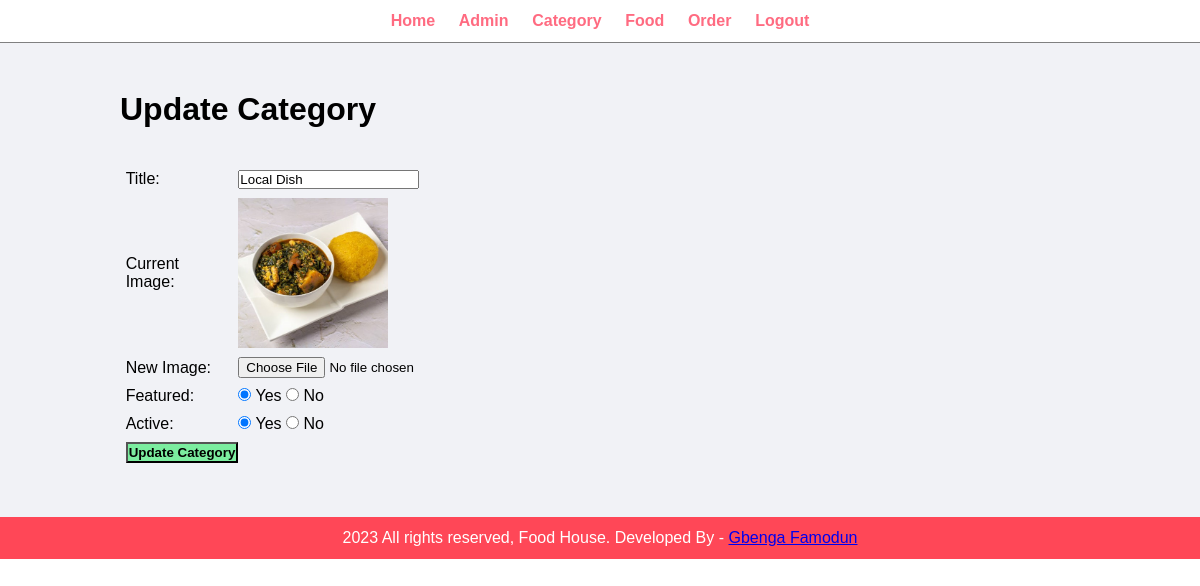
The page /food_order/admin/update-category.php?id=14 (signed in) on the database its author committed.
### tables this page shows
CREATE TABLE `tbl_category` (
  `id` int(10) UNSIGNED NOT NULL,
  `title` varchar(100) NOT NULL,
  `image_name` varchar(255) NOT NULL,
  `featured` varchar(10) NOT NULL,
  `active` varchar(10) NOT NULL
);

### food_order/admin/update-category.php (the view, shortened to what this page needs)
<?php include('partials/menu.php'); ?>
<div class="main-content">
    <div class="wrapper">
        <h1>Update Category</h1>
        <br><br>
        <?php
            if(isset($_GET['id']))
            {
                $id = $_GET['id'];
                $sql = "SELECT * FROM tbl_category WHERE id=$id";
                $res = mysqli_query($conn, $sql);
                $count = mysqli_num_rows($res);
                if($count==1)
                {
                    $row = mysqli_fetch_assoc($res);
                    $title = $row['title'];
                    $current_image = $row['image_name'];
                    $featured = $row['featured'];
                    $active = $row['active'];
                }
                else
                {
                    $_SESSION['no-category-found'] = "<div class='error'>Category not Found.</div>";
                    header('location:'.SITEURL.'admin/manage-category.php');
                }
            }
            else
            {
                header('location:'.SITEURL.'admin/manage-category.php');
            }
        ?>
        <form action="" method="POST" enctype="multipart/form-data">
            <table class="tbl-30">
                <tr>
                    <td>Title: </td>
                    <td>
                        <input type="text" name="title" value="<?php echo $title; ?>">
                    </td>
                </tr>
                <tr>
                    <td>Current Image: </td>
                    <td>
                        <?php
                            if($current_image != "")
                            {
                                ?>
                                <img src="<?php echo SITEURL; ?>images/category/<?php echo $current_image; ?>" width="150px">
                                <?php
                            }
                            else
                            {
                                echo "<div class='error'>Image Not Added.</div>";
                            }
                        ?>
                    </td>
                </tr>
                <tr>
                    <td>New Image: </td>
                    <td>
                        <input type="file" name="image">
                    </td>
                </tr>
                <tr>
                    <td>Featured: </td>
                    <td>
                        <input <?php if($featured=="Yes"){echo "checked";} ?> type="radio" name="featured" value="Yes"> Yes
                        <input <?php if($featured=="No"){echo "checked";} ?> type="radio" name="featured" value="No"> No
                    </td>
                </tr>
                <tr>
                    <td>Active: </td>
                    <td>
                        <input <?php if($active=="Yes"){echo "checked";} ?> type="radio" name="active" value="Yes"> Yes
                        <input <?php if($active=="No"){echo "checked";} ?> type="radio" name="active" value="No"> No
                    </td>
                </tr>
                <tr>
                    <td>
                        <input type="submit" name="submit" value="Update Category" class="btn-secondary">
                    </td>
                </tr>
            </table>
        </form>
    </div>
</div>
<?php include('partials/footer.php'); ?>

### food_order/css/admin.css (style rules this page uses)
* { margin: 0; padding: 0; font-family: Arial, Helvetica, sans-serif; }
.wrapper { padding: 1%; width: 80%; margin: 0 auto; }
.tbl-30 { width: 30%; }
table tr td { padding: 1%; }
.btn-secondary { background-color: #7bed9f; padding: 1%; color: black; text-decoration: none; font-weight: bold; }
.main-content { background-color: #f1f2f6; padding: 3% 0; }

### rows shown on the page
tbl_category: title "Local Dish", image_name (picture), featured "☑", active "☑"
